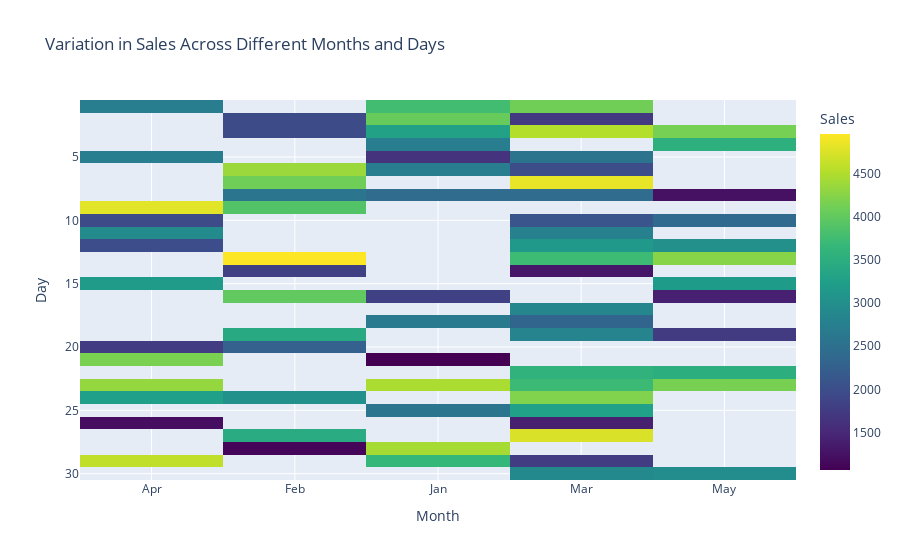

Notebook code for this chart:
### Code cell
#3. Using the sales data, generate a heatmap to visualize the variation in sales across different months and days.
#np.random.seed(20)
#data = {'Month': np.random.choice(['Jan', 'Feb', 'Mar', 'Apr', 'May'], 100), 'Day': np.random.choice(range(1, 31), 100), 'Sales': np.random.randint(1000, 5000, 100) }
#df = pd.DataFrame(data)

import numpy as np
import pandas as pd
import plotly.express as px

# Set random seed for reproducibility
np.random.seed(20)

# Generate the dataset
data = {'Month': np.random.choice(['Jan', 'Feb', 'Mar', 'Apr', 'May'], 100),
        'Day': np.random.choice(range(1, 31), 100),
        'Sales': np.random.randint(1000, 5000, 100)}
df = pd.DataFrame(data)

# Create a pivot table for the heatmap
pivot_table = df.pivot_table(index='Day', columns='Month', values='Sales', aggfunc='mean')

# Create the heatmap
fig = px.imshow(pivot_table.values,
                labels=dict(x="Month", y="Day", color="Sales"),
                x=pivot_table.columns,
                y=pivot_table.index,
                color_continuous_scale='Viridis',
                title="Variation in Sales Across Different Months and Days")

# Show the plot
fig.show()

### Figure 1 — Plotly figure (JSON) as saved in the notebook; plotly's stock layout.template omitted (floating-point values rounded to 4 significant figures; data arrays with more than 128 entries replaced by an {"elided": "..."} marker saying what was removed)
{"data": [{"coloraxis": "coloraxis", "hovertemplate": "Month: %{x}<br>Day: %{y}<br>Sales: %{z}<extra></extra>", "name": "0", "type": "heatmap", "x": ["Apr", "Feb", "Jan", "Mar", "May"], "xaxis": "x", "y": [1, 2, 3, 4, 5, 6, 7, 8, 9, 10, 11, 12, 13, 14, 15, 16, 17, 18, 19, 20, 21, 22, 23, 24, 25, 26, 27, 28, 29, 30], "yaxis": "y", "z": {"elided": "30x5 float values"}}], "layout": {"autosize": true, "coloraxis": {"colorbar": {"title": {"text": "Sales"}}, "colorscale": [[0, "#440154"], [0.1111, "#482878"], [0.2222, "#3e4989"], [0.3333, "#31688e"], [0.4444, "#26828e"], [0.5556, "#1f9e89"], [0.6667, "#35b779"], [0.7778, "#6ece58"], [0.8889, "#b5de2b"], [1, "#fde725"]]}, "title": {"text": "Variation in Sales Across Different Months and Days"}, "xaxis": {"anchor": "y", "autorange": true, "constrain": "domain", "domain": [0, 1], "range": [-0.5, 4.5], "scaleanchor": "y", "title": {"text": "Month"}, "type": "category"}, "yaxis": {"anchor": "x", "autorange": true, "constrain": "domain", "domain": [0, 1], "range": [30.5, 0.5], "title": {"text": "Day"}, "type": "linear"}}}
